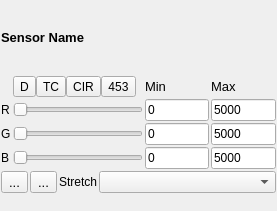
<?xml version="1.0" encoding="UTF-8"?>
<ui version="4.0">
 <class>BandViewRenderSettings</class>
 <widget class="QFrame" name="BandViewRenderSettings">
  <property name="geometry">
   <rect>
    <x>0</x>
    <y>0</y>
    <width>277</width>
    <height>211</height>
   </rect>
  </property>
  <property name="sizePolicy">
   <sizepolicy hsizetype="Preferred" vsizetype="Preferred">
    <horstretch>0</horstretch>
    <verstretch>0</verstretch>
   </sizepolicy>
  </property>
  <property name="font">
   <font>
    <pointsize>10</pointsize>
   </font>
  </property>
  <property name="windowTitle">
   <string>RenderSettings</string>
  </property>
  <property name="title" stdset="0">
   <string>&lt;Sensor&gt;</string>
  </property>
  <property name="flat" stdset="0">
   <bool>true</bool>
  </property>
  <property name="checkable" stdset="0">
   <bool>false</bool>
  </property>
  <layout class="QVBoxLayout" name="verticalLayout">
   <property name="spacing">
    <number>2</number>
   </property>
   <property name="margin">
    <number>1</number>
   </property>
   <item>
    <widget class="QLabel" name="labelTitle">
     <property name="font">
      <font>
       <weight>75</weight>
       <italic>false</italic>
       <bold>true</bold>
       <kerning>true</kerning>
      </font>
     </property>
     <property name="text">
      <string>Sensor Name</string>
     </property>
    </widget>
   </item>
   <item>
    <layout class="QGridLayout" name="gridLayout">
     <property name="spacing">
      <number>2</number>
     </property>
     <item row="1" column="0">
      <widget class="QLabel" name="labelRed">
       <property name="font">
        <font>
         <pointsize>9</pointsize>
        </font>
       </property>
       <property name="styleSheet">
        <string notr="true"/>
       </property>
       <property name="text">
        <string>R</string>
       </property>
      </widget>
     </item>
     <item row="2" column="1">
      <widget class="QSlider" name="sliderGreen">
       <property name="styleSheet">
        <string notr="true"/>
       </property>
       <property name="orientation">
        <enum>Qt::Horizontal</enum>
       </property>
      </widget>
     </item>
     <item row="3" column="1">
      <widget class="QSlider" name="sliderBlue">
       <property name="orientation">
        <enum>Qt::Horizontal</enum>
       </property>
      </widget>
     </item>
     <item row="3" column="2">
      <widget class="QLineEdit" name="tbBlueMin">
       <property name="font">
        <font>
         <pointsize>9</pointsize>
        </font>
       </property>
       <property name="text">
        <string>0</string>
       </property>
      </widget>
     </item>
     <item row="2" column="2">
      <widget class="QLineEdit" name="tbGreenMin">
       <property name="font">
        <font>
         <pointsize>9</pointsize>
        </font>
       </property>
       <property name="text">
        <string>0</string>
       </property>
      </widget>
     </item>
     <item row="3" column="3">
      <widget class="QLineEdit" name="tbBlueMax">
       <property name="sizePolicy">
        <sizepolicy hsizetype="Preferred" vsizetype="Fixed">
         <horstretch>0</horstretch>
         <verstretch>0</verstretch>
        </sizepolicy>
       </property>
       <property name="font">
        <font>
         <pointsize>9</pointsize>
        </font>
       </property>
       <property name="text">
        <string>5000</string>
       </property>
      </widget>
     </item>
     <item row="1" column="3">
      <widget class="QLineEdit" name="tbRedMax">
       <property name="sizePolicy">
        <sizepolicy hsizetype="Preferred" vsizetype="Fixed">
         <horstretch>0</horstretch>
         <verstretch>0</verstretch>
        </sizepolicy>
       </property>
       <property name="minimumSize">
        <size>
         <width>50</width>
         <height>0</height>
        </size>
       </property>
       <property name="font">
        <font>
         <pointsize>9</pointsize>
        </font>
       </property>
       <property name="text">
        <string>5000</string>
       </property>
      </widget>
     </item>
     <item row="2" column="3">
      <widget class="QLineEdit" name="tbGreenMax">
       <property name="sizePolicy">
        <sizepolicy hsizetype="Preferred" vsizetype="Fixed">
         <horstretch>0</horstretch>
         <verstretch>0</verstretch>
        </sizepolicy>
       </property>
       <property name="font">
        <font>
         <pointsize>9</pointsize>
        </font>
       </property>
       <property name="text">
        <string>5000</string>
       </property>
      </widget>
     </item>
     <item row="0" column="3">
      <widget class="QLabel" name="labelMin">
       <property name="text">
        <string>Max</string>
       </property>
      </widget>
     </item>
     <item row="0" column="2">
      <widget class="QLabel" name="labelMax">
       <property name="text">
        <string>Min</string>
       </property>
      </widget>
     </item>
     <item row="1" column="1">
      <widget class="QSlider" name="sliderRed">
       <property name="sizePolicy">
        <sizepolicy hsizetype="Expanding" vsizetype="Fixed">
         <horstretch>1</horstretch>
         <verstretch>0</verstretch>
        </sizepolicy>
       </property>
       <property name="minimumSize">
        <size>
         <width>130</width>
         <height>0</height>
        </size>
       </property>
       <property name="styleSheet">
        <string notr="true"/>
       </property>
       <property name="orientation">
        <enum>Qt::Horizontal</enum>
       </property>
      </widget>
     </item>
     <item row="3" column="0">
      <widget class="QLabel" name="labelBlue">
       <property name="font">
        <font>
         <pointsize>9</pointsize>
        </font>
       </property>
       <property name="text">
        <string>B</string>
       </property>
      </widget>
     </item>
     <item row="1" column="2">
      <widget class="QLineEdit" name="tbRedMin">
       <property name="minimumSize">
        <size>
         <width>50</width>
         <height>0</height>
        </size>
       </property>
       <property name="font">
        <font>
         <pointsize>9</pointsize>
        </font>
       </property>
       <property name="text">
        <string>0</string>
       </property>
      </widget>
     </item>
     <item row="2" column="0">
      <widget class="QLabel" name="labelGreen">
       <property name="font">
        <font>
         <pointsize>9</pointsize>
        </font>
       </property>
       <property name="styleSheet">
        <string notr="true"/>
       </property>
       <property name="text">
        <string>G</string>
       </property>
      </widget>
     </item>
     <item row="0" column="1">
      <layout class="QHBoxLayout" name="horizontalLayout">
       <property name="spacing">
        <number>0</number>
       </property>
       <property name="leftMargin">
        <number>0</number>
       </property>
       <item>
        <widget class="QToolButton" name="btnDefault">
         <property name="font">
          <font>
           <pointsize>9</pointsize>
           <italic>false</italic>
          </font>
         </property>
         <property name="toolTip">
          <string>default band selection</string>
         </property>
         <property name="text">
          <string>D</string>
         </property>
        </widget>
       </item>
       <item>
        <widget class="QToolButton" name="btnTrueColor">
         <property name="font">
          <font>
           <pointsize>9</pointsize>
           <italic>false</italic>
          </font>
         </property>
         <property name="toolTip">
          <string>red-green-blue (true colour)</string>
         </property>
         <property name="text">
          <string>TC</string>
         </property>
        </widget>
       </item>
       <item>
        <widget class="QToolButton" name="btnCIR">
         <property name="font">
          <font>
           <pointsize>9</pointsize>
           <italic>false</italic>
          </font>
         </property>
         <property name="toolTip">
          <string>swIR-red-green (coloured infra-red)</string>
         </property>
         <property name="text">
          <string>CIR</string>
         </property>
        </widget>
       </item>
       <item>
        <widget class="QToolButton" name="btn453">
         <property name="font">
          <font>
           <pointsize>9</pointsize>
           <italic>false</italic>
          </font>
         </property>
         <property name="toolTip">
          <string>swIR-mwIR-red</string>
         </property>
         <property name="text">
          <string>453</string>
         </property>
        </widget>
       </item>
       <item>
        <spacer name="horizontalSpacer">
         <property name="orientation">
          <enum>Qt::Horizontal</enum>
         </property>
         <property name="sizeHint" stdset="0">
          <size>
           <width>40</width>
           <height>20</height>
          </size>
         </property>
        </spacer>
       </item>
      </layout>
     </item>
    </layout>
   </item>
   <item>
    <layout class="QHBoxLayout" name="horizontalLayout_4">
     <property name="spacing">
      <number>2</number>
     </property>
     <item>
      <widget class="QToolButton" name="btnCopyStyle">
       <property name="text">
        <string>...</string>
       </property>
       <property name="icon">
        <iconset resource="resources.qrc">
         <normaloff>:/timeseriesviewer/icons/mActionEditCopy.png</normaloff>:/timeseriesviewer/icons/mActionEditCopy.png</iconset>
       </property>
      </widget>
     </item>
     <item>
      <widget class="QToolButton" name="btnPasteStyle">
       <property name="text">
        <string>...</string>
       </property>
       <property name="icon">
        <iconset resource="resources.qrc">
         <normaloff>:/timeseriesviewer/icons/mActionEditPaste.png</normaloff>:/timeseriesviewer/icons/mActionEditPaste.png</iconset>
       </property>
      </widget>
     </item>
     <item>
      <widget class="QLabel" name="label">
       <property name="font">
        <font>
         <pointsize>9</pointsize>
        </font>
       </property>
       <property name="text">
        <string>Stretch</string>
       </property>
       <property name="alignment">
        <set>Qt::AlignRight|Qt::AlignTrailing|Qt::AlignVCenter</set>
       </property>
      </widget>
     </item>
     <item>
      <widget class="QComboBox" name="comboBoxContrastEnhancement">
       <property name="sizePolicy">
        <sizepolicy hsizetype="Preferred" vsizetype="Fixed">
         <horstretch>1</horstretch>
         <verstretch>0</verstretch>
        </sizepolicy>
       </property>
       <property name="font">
        <font>
         <pointsize>9</pointsize>
        </font>
       </property>
      </widget>
     </item>
    </layout>
   </item>
   <item>
    <widget class="QLabel" name="labelSummary">
     <property name="sizePolicy">
      <sizepolicy hsizetype="Preferred" vsizetype="Fixed">
       <horstretch>0</horstretch>
       <verstretch>0</verstretch>
      </sizepolicy>
     </property>
     <property name="minimumSize">
      <size>
       <width>0</width>
       <height>15</height>
      </size>
     </property>
     <property name="font">
      <font>
       <pointsize>9</pointsize>
      </font>
     </property>
     <property name="text">
      <string>&lt;RGB Bands&gt;</string>
     </property>
    </widget>
   </item>
  </layout>
  <action name="actionSetDefault">
   <property name="text">
    <string>Def</string>
   </property>
   <property name="toolTip">
    <string>Set default band selection</string>
   </property>
  </action>
  <action name="actionSetTrueColor">
   <property name="text">
    <string>True</string>
   </property>
   <property name="toolTip">
    <string>Set to true color (red-green-blue)</string>
   </property>
  </action>
  <action name="actionSetCIR">
   <property name="text">
    <string>CIR</string>
   </property>
   <property name="toolTip">
    <string>Set to coloured infra red (swIR-red-green)</string>
   </property>
  </action>
  <action name="actionSet453">
   <property name="text">
    <string>453</string>
   </property>
   <property name="toolTip">
    <string>Set to swIR-mwIR-red (Landsat 4-5-3)</string>
   </property>
  </action>
  <action name="actionCopyRenderer">
   <property name="icon">
    <iconset resource="resources.qrc">
     <normaloff>:/timeseriesviewer/icons/mActionEditCopy.png</normaloff>:/timeseriesviewer/icons/mActionEditCopy.png</iconset>
   </property>
   <property name="text">
    <string>Copy style</string>
   </property>
   <property name="toolTip">
    <string>Copy layer style to clipboard</string>
   </property>
  </action>
  <action name="actionPasteRenderer">
   <property name="icon">
    <iconset resource="resources.qrc">
     <normaloff>:/timeseriesviewer/icons/mActionEditPaste.png</normaloff>:/timeseriesviewer/icons/mActionEditPaste.png</iconset>
   </property>
   <property name="text">
    <string>Paste Style</string>
   </property>
   <property name="toolTip">
    <string>Paste style from clipboard</string>
   </property>
  </action>
 </widget>
 <tabstops>
  <tabstop>tbRedMin</tabstop>
  <tabstop>tbGreenMin</tabstop>
  <tabstop>tbBlueMin</tabstop>
  <tabstop>tbRedMax</tabstop>
  <tabstop>tbGreenMax</tabstop>
  <tabstop>tbBlueMax</tabstop>
 </tabstops>
 <resources>
  <include location="resources.qrc"/>
 </resources>
 <connections/>
</ui>
